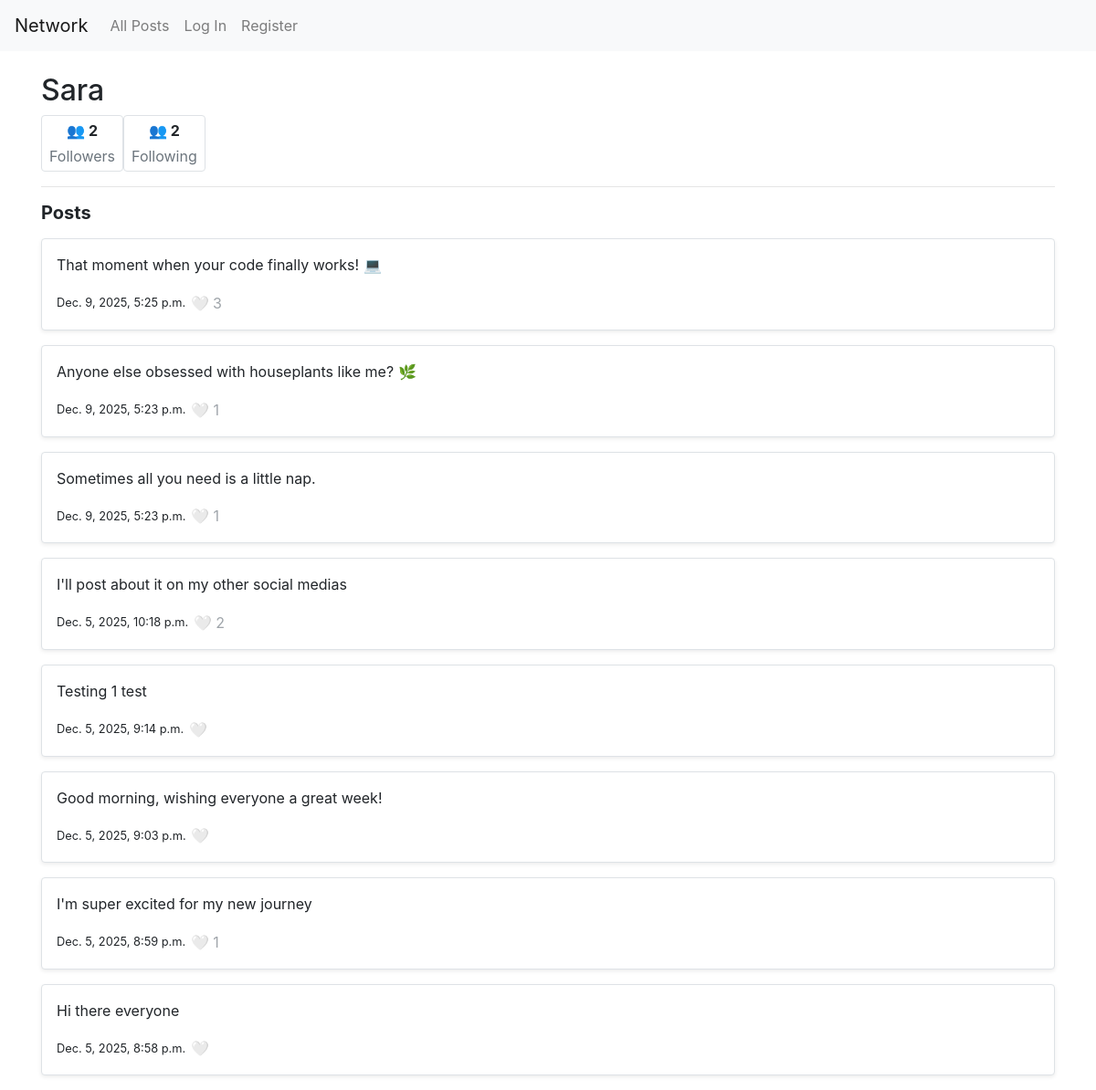
/profile/Sara, run on an earlier commit of the app's database.
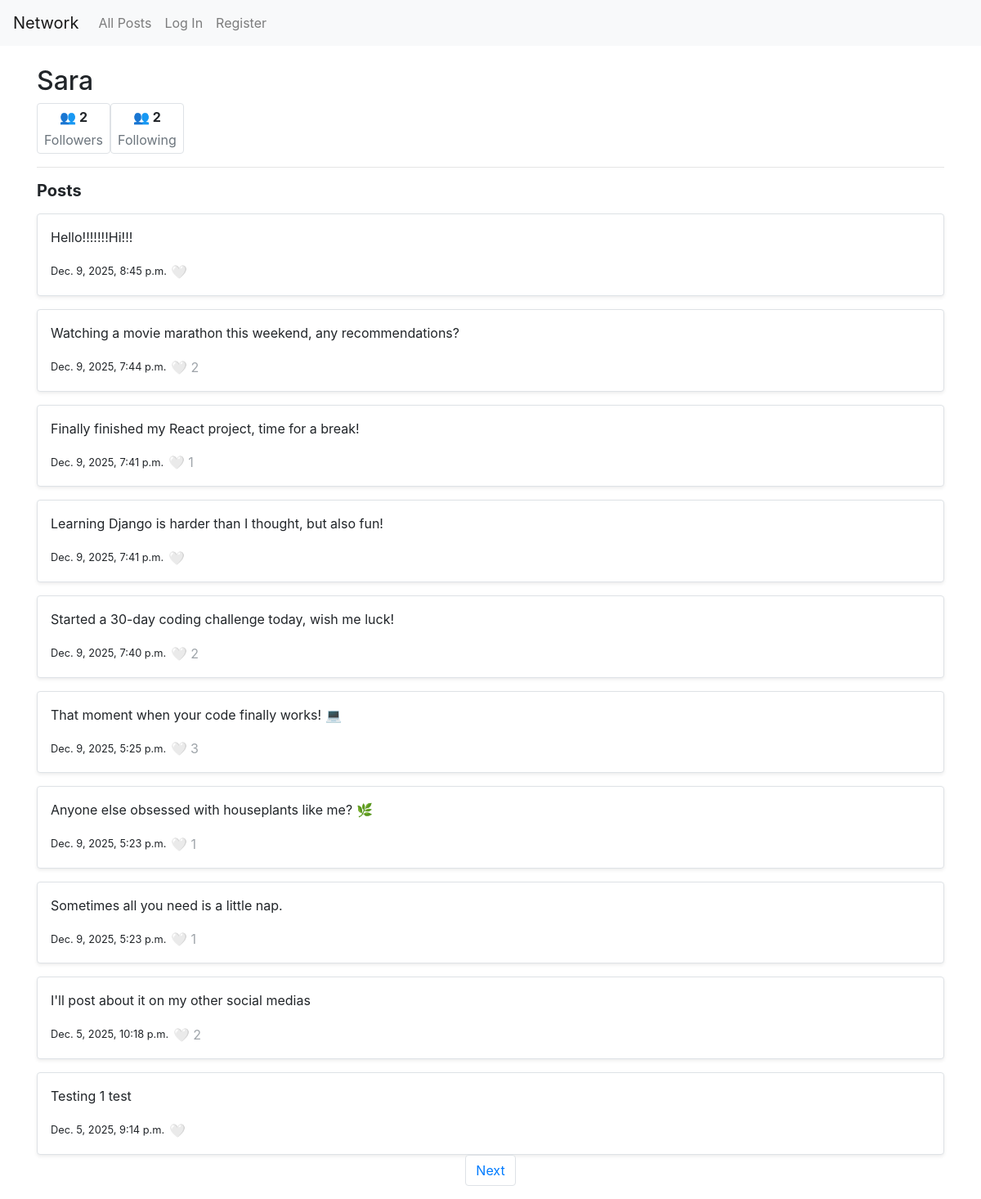
And on a later commit of the database.
### network/models.py (models this page shows, shortened)
class Post(models.Model):
    content=models.CharField(max_length=140)
    user = models.ForeignKey(User, on_delete=models.CASCADE, related_name="author")
    timestamp=models.DateTimeField(auto_now_add=True)

### network/views.py (the view)
# urls.py: path("profile/<str:username>", views.profile, name="profile"),
def profile(request, username):
  current_profile=User.objects.get(username=username)
  user_posts=Post.objects.filter(user=current_profile).annotate(likes_count=Count('likes_received')).order_by("-timestamp")
  for post in user_posts:
    if request.user.is_authenticated:
      post.liked = post.likes_received.filter(user=request.user).exists()
    else:
        post.liked = False
  following=Follow.objects.filter(follower=current_profile)
  follower=Follow.objects.filter(following=current_profile)
  is_following = False
  user=request.user
  if user.is_authenticated and user != current_profile:
      following_check=Follow.objects.filter(follower=user, following=current_profile)
      if following_check.exists():
        is_following=True
      else:
        is_following=False
  paginator=Paginator(user_posts, 10)
  page_number = request.GET.get('page')
  posts_page = paginator.get_page(page_number)
  return render(request, "network/profile.html", {
    "posts_page": posts_page,
    "current_profile": current_profile,
    "following_count": following.count(),
    "followers_count": follower.count(),
    "is_following": is_following
  })

### network/templates/network/profile.html (shortened to what this page needs)
{% extends "network/layout.html" %}
{% block body %}
<div class="container mt-4">
<h2>{{ current_profile.username }}</h2>
<div class="d-flex gap-2 mb-3">
  <div class="d-flex flex-column align-items-center border rounded px-2 py-1">
    <p class="mb-1"><strong>👥 {{ followers_count }}</strong></p>
    <p class="text-muted mb-0">Followers</p>
    </div>
    <div class="d-flex flex-column align-items-center border rounded px-2 py-1">
      <p class="mb-1"><strong>👥 {{ following_count }}</strong></p>
      <p class="text-muted mb-0">Following</p>
    </div>
</div>
<hr>
<h5><strong>Posts</strong></h5>
{% for post in posts_page %}
<div class="post-box mt-3 p-3 border rounded bg-white shadow-sm" id="post-{{ post.id }}">
  <p id="post-content-{{ post.id }}">{{ post.content }}</p>
  <small>{{ post.timestamp }}</small>
	<button class="btn-like btn btn-link p-0" data-id="{{ post.id }}" {% if not user.is_authenticated %}disabled{% endif %}>
    <span class="heart-icon">
        {% if user.is_authenticated and post.liked %}
            ❤️
        {% else %}
            🤍
        {% endif %}
    </span>
    {% if post.likes_count > 0 %}
    <span class="like-count">{{ post.likes_count }}</span>
    {% endif %}
  </button>
</div>
{% empty %}
<p>No posts yet.</p>
{% endfor %}
 <nav aria-label="page navigation">
	<ul class="pagination d-flex justify-content-center">
		{% if posts_page.has_next %}
			<li class="page-item"><a class="page-link" href="?page={{ posts_page.next_page_number }}">Next</a></li>
		{% endif %}
	</ul>
</nav>
</div>
{% endblock %}

What changed in the data, as far as the page shows it:
no longer on this page (row unchanged): Post: content "Good morning, wishing everyone a great week!", timestamp "Dec. 5, 2025, 9:03 p.m."
no longer on this page (row unchanged): Post: content "I'm super excited for my new journey", timestamp "Dec. 5, 2025, 8:59 p.m.", likes_count "1"
no longer on this page (row unchanged): Post: content "Hi there everyone", timestamp "Dec. 5, 2025, 8:58 p.m."
added Post: content "Hello!!!!!!!Hi!!!", timestamp "Dec. 9, 2025, 8:45 p.m."
added Post: content "Watching a movie marathon this weekend, any recommendations?", timestamp "Dec. 9, 2025, 7:44 p.m.", likes_count "2"
added Post: content "Finally finished my React project, time for a break!", timestamp "Dec. 9, 2025, 7:41 p.m.", likes_count "1"
added Post: content "Learning Django is harder than I thought, but also fun!", timestamp "Dec. 9, 2025, 7:41 p.m."
added Post: content "Started a 30-day coding challenge today, wish me luck!", timestamp "Dec. 9, 2025, 7:40 p.m.", likes_count "2"
Also different on the page:
text now shown: "Next"
